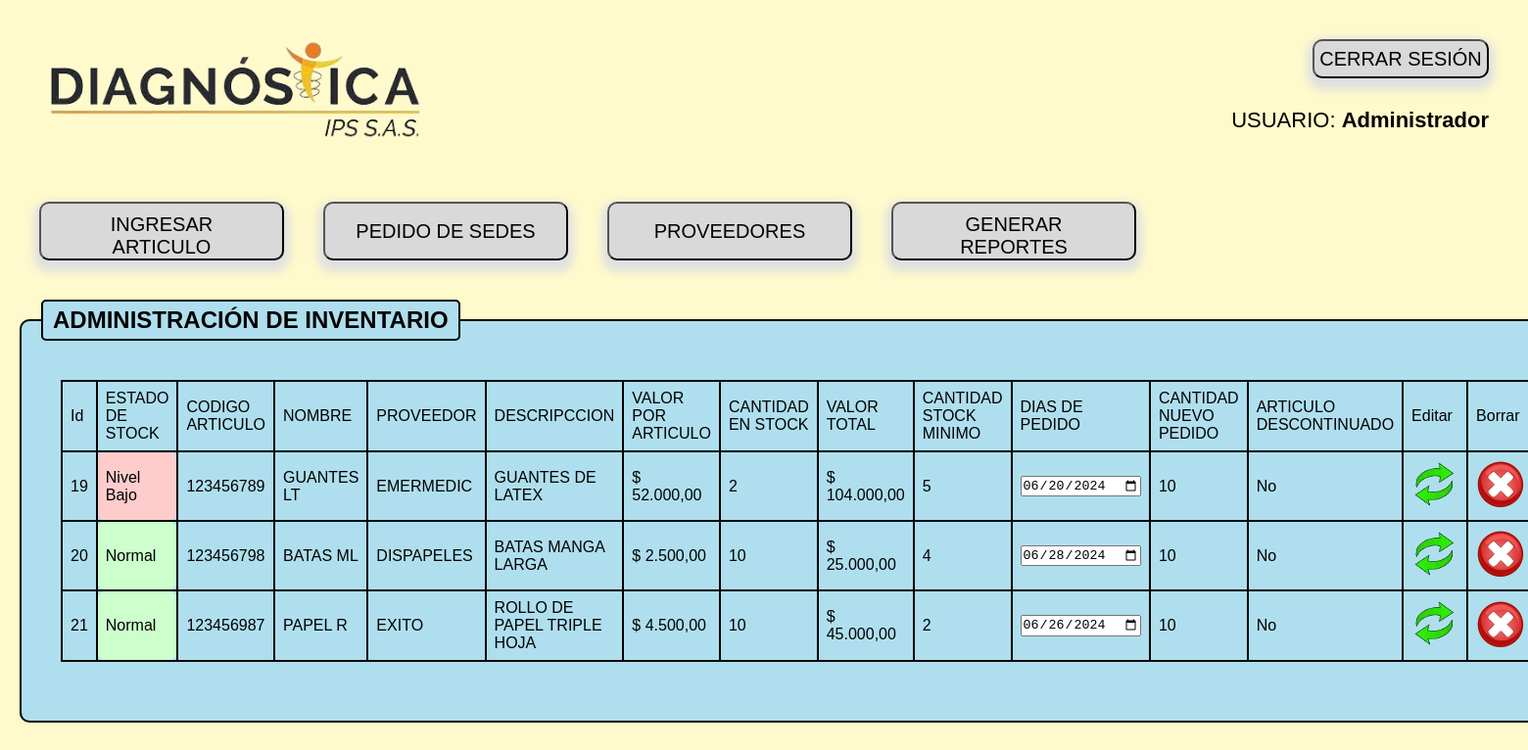
/usu_logistica/index2.php (signed in), run on the app's committed database.
### tables this page shows
CREATE TABLE `inventario` (
  `id` int(11) NOT NULL,
  `estado_stock` varchar(50) NOT NULL,
  `codigo_art` varchar(50) NOT NULL,
  `nombre_art` varchar(100) NOT NULL,
  `proveedor` varchar(100) NOT NULL,
  `descrip` text NOT NULL,
  `valor_art` decimal(10,2) NOT NULL,
  `cantidad` int(11) NOT NULL,
  `valor_total` decimal(10,2) GENERATED ALWAYS AS (`cantidad` * `valor_art`) STORED,
  `cantidad_stock_minimo` int(11) NOT NULL,
  `dias_pedido` date DEFAULT NULL,
  `cantidad_nvo_ped` int(11) DEFAULT NULL,
  `articulo_descontinuado` enum('Sí','No') NOT NULL DEFAULT 'No'
);

### usu_logistica/index2.php (the view, shortened to what this page needs)
<!DOCTYPE html>
<?php
require("../connect_db.php");
?>
<html lang="es">
<head>
    <link rel="stylesheet" href="../css/estilos_index2.css" />
</head>
<body>
    <div class="container">
        <nav class="navbar">
            <img class="logo-adm" src="../images/logo-adm.png" alt="logo">
            <ul class="nav pull-right">
                <li>
                    <form method="post" action="../desconectar.php">
                        <button type="submit" class="cerrar_sesion">CERRAR SESIÓN</button>
                    </form>
                </li>
                <li class="Usuario">USUARIO: <strong><?php echo htmlspecialchars($_SESSION['user'], ENT_QUOTES, 'UTF-8'); ?></strong></li>
            </ul>
        </nav>
        <div class="row">
            <div class="container_btn">
                <form method="post" action="ingresar_articulos.php">
                    <button type="submit" class="btn_ing_art">INGRESAR ARTICULO</button>
                </form>
                <form method="post" action="pedido_sedes/pedido_sedes.php">
                    <button type="submit" class="btn_ped_sed">PEDIDO DE SEDES</button>
                </form>
                <form method="post" action="proveedores/proveedores.php">
                    <button type="submit" class="btn_proveedores">PROVEEDORES</button>
                </form>
                <form method="post" action="#">
                    <button type="submit" class="btn_gen_rep">GENERAR REPORTES</button>
                </form>
            </div>
            <div class="col-xs-12">
                <div class="caption">
                    <fieldset>
                        <legend style="font-size: 18pt"><b>ADMINISTRACIÓN DE INVENTARIO</b></legend>
                        <div class="well">
                            <div class="row">
                                <div class="col-xs-12">
                                    <?php
                                    $sql = "SELECT * FROM inventario";
                                    $query = mysqli_query($mysqli, $sql);
                                    echo "<table class='table table-hover'>";
                                    echo "<tr class='warning'>";
                                    echo "<td>Id</td>";
                                    echo "<td>ESTADO DE STOCK</td>";
                                    echo "<td>CODIGO ARTICULO</td>";
                                    echo "<td>NOMBRE</td>";
                                    echo "<td>PROVEEDOR</td>";
                                    echo "<td>DESCRIPCCION</td>";
                                    echo "<td>VALOR POR ARTICULO</td>";
                                    echo "<td>CANTIDAD EN STOCK</td>";
                                    echo "<td>VALOR TOTAL</td>";
                                    echo "<td>CANTIDAD STOCK MINIMO</td>";
                                    echo "<td>DIAS DE PEDIDO</td>";
                                    echo "<td>CANTIDAD NUEVO PEDIDO</td>";
                                    echo "<td>ARTICULO DESCONTINUADO</td>";
                                    echo "<td>Editar</td>";
                                    echo "<td>Borrar</td>";
                                    echo "</tr>";
                                    while ($arreglo = mysqli_fetch_array($query)) {
                                        $valor_por_articulo = number_format($arreglo['valor_art'], 2, ',', '.');
                                        $valor_total = number_format($arreglo['valor_total'], 2, ',', '.');
                                        $estado_stock = $arreglo['cantidad'] <= $arreglo['cantidad_stock_minimo'] ? 'Nivel Bajo' : 'Normal';
                                        $estado_class = $estado_stock === 'Nivel Bajo' ? 'nivel-bajo' : 'normal';
                                        echo "<tr class='success'>";
                                        echo "<td>$arreglo[0]</td>";
                                        echo "<td class='$estado_class'>$estado_stock</td>";
                                        echo "<td>$arreglo[2]</td>";
                                        echo "<td>$arreglo[3]</td>";
                                        echo "<td>$arreglo[4]</td>";
                                        echo "<td>$arreglo[5]</td>";
                                        echo "<td>$ $valor_por_articulo</td>";
                                        echo "<td>$arreglo[7]</td>";
                                        echo "<td>$ $valor_total</td>";
                                        echo "<td>$arreglo[9]</td>";
                                        echo "<td><input type='date' name='dias_pedido' value='$arreglo[10]'></td>";
                                        echo "<td>$arreglo[11]</td>";
                                        echo "<td>$arreglo[12]</td>";
                                        echo "<td><a href='actualizar_productos.php?id=$arreglo[0]'><img src='../images/actualizar.png' class='img-rounded'></a></td>";
                                        echo "<td><a href='index2.php?id=$arreglo[0]&idborrar=2'><img src='../images/eliminar.png' class='img-rounded'/></a></td>";
                                        echo "</tr>";
                                    }
                                    echo "</table>";
                                    ?>
                                </div>
                            </div>
                        </div>
                    </fieldset>
                </div>
            </div>
        </div>
    </div>
</body>
</html>

### css/estilos_index2.css (style rules this page uses)
* { margin: 0; padding: 0; box-sizing: border-box; }
body { font-family: Arial, sans-serif; background-color: #FFFACB; }
.container { background-color: #FFFACB; padding: 20px; }
.navbar { background-color:transparent; padding: 20px; margin-bottom: 10px; flex-direction: column; }
.navbar ul { list-style: none; display: flex; justify-content: flex-end; flex-direction: column; align-items: flex-end; }
.navbar ul li { margin-left: 10px; }
.logo-adm { position:absolute; width: 400px; }
.cerrar_sesion { background-color: #D9D9D9; margin: 0px 0px 30px 90px; width: 180px; height: 40px; border-radius: 10px; cursor: pointer; font-size: 20px; font-family:'Franklin Gothic Medium', 'Arial Narrow', Arial, sans-serif; box-shadow: 0 6px 10px 6px #e0e0e0; position: relative; }
.Usuario { color: black; font-size: 22px; }
.row { background-color:transparent; margin-bottom: 20px; }
.well { background-color: #afdfee; padding: 20px; border-radius: 20px; }
.container_btn { display: flex; }
.btn_ing_art { margin: 40px 20px; width: 250px; height: 60px; padding: 10px 20px; font-size: 20px; background-color: #D9D9D9; border-radius: 10px; font-family:'Franklin Gothic Medium', 'Arial Narrow', Arial, sans-serif; color: black; cursor: pointer; box-shadow: 0 6px 10px 6px #e0e0e0; }
.btn_ped_sed { margin: 40px 20px; width: 250px; height: 60px; padding: 10px 20px; font-size: 20px; background-color: #D9D9D9; border-radius: 10px; font-family:'Franklin Gothic Medium', 'Arial Narrow', Arial, sans-serif; color: black; cursor: pointer; box-shadow: 0 6px 10px 6px #e0e0e0; }
.btn_proveedores { margin: 40px 20px; width: 250px; height: 60px; padding: 10px 20px; font-size: 20px; background-color: #D9D9D9; border-radius: 10px; font-family:'Franklin Gothic Medium', 'Arial Narrow', Arial, sans-serif; color: black; cursor: pointer; box-shadow: 0 6px 10px 6px #e0e0e0; }
.btn_gen_rep { margin: 40px 20px; width: 250px; height: 60px; padding: 10px 20px; font-size: 20px; background-color: #D9D9D9; border-radius: 10px; font-family:'Franklin Gothic Medium', 'Arial Narrow', Arial, sans-serif; color: black; cursor: pointer; box-shadow: 0 6px 10px 6px #e0e0e0; }
fieldset { background-color: #afdfee; border: 2px solid black; padding: 20px; margin-bottom: 20px; border-radius: 10px; }
legend { background-color: #afdfee; font-size: 20px; color: black; padding: 5px 10px; border: 2px solid black; border-radius: 5px; }
.table { width: 100%; border-collapse: collapse; }
.table th, .table td { padding: 8px; border: 2px solid black; border-radius: 10px; }
.nivel-bajo { background-color: #ffcccc; }
.normal { background-color: #ccffcc; }

### data on the page
inventario: id "19", estado_stock "Nivel Bajo", codigo_art "123456789", nombre_art "GUANTES LT", proveedor "EMERMEDIC", descrip "GUANTES DE LATEX", valor_art "52.000,00", cantidad "2", valor_total "104.000,00", cantidad_stock_minimo "5", dias_pedido "06/20/2024", cantidad_nvo_ped "10", articulo_descontinuado "No"
inventario: id "20", estado_stock "Normal", codigo_art "123456798", nombre_art "BATAS ML", proveedor "DISPAPELES", descrip "BATAS MANGA LARGA", valor_art "2.500,00", cantidad "10", valor_total "25.000,00", cantidad_stock_minimo "4", dias_pedido "06/28/2024", cantidad_nvo_ped "10", articulo_descontinuado "No"
inventario: id "21", estado_stock "Normal", codigo_art "123456987", nombre_art "PAPEL R", proveedor "EXITO", descrip "ROLLO DE PAPEL TRIPLE HOJA", valor_art "4.500,00", cantidad "10", valor_total "45.000,00", cantidad_stock_minimo "2", dias_pedido "06/26/2024", cantidad_nvo_ped "10", articulo_descontinuado "No"

### other printed values
$_SESSION['user'] "Administrador"
